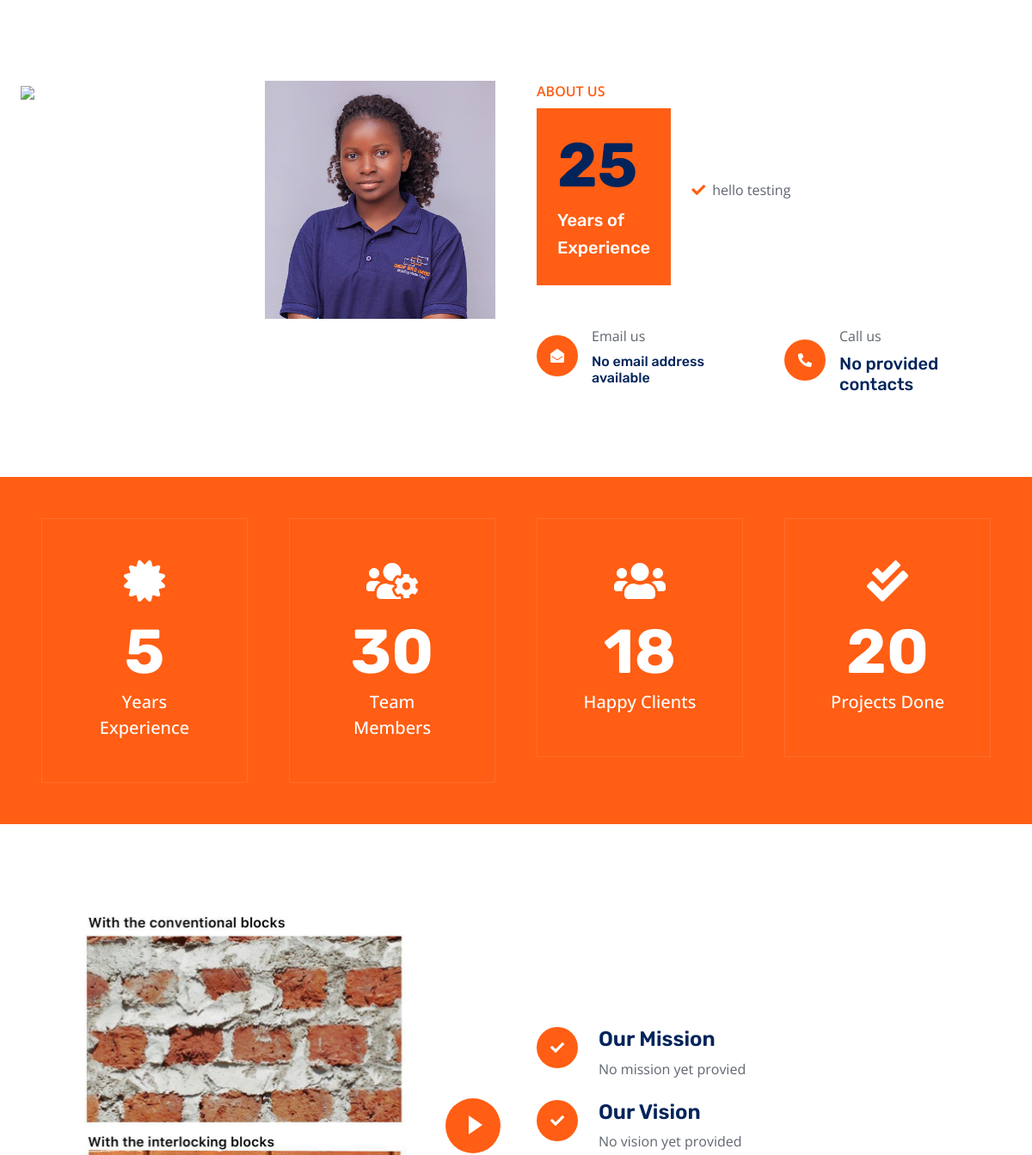
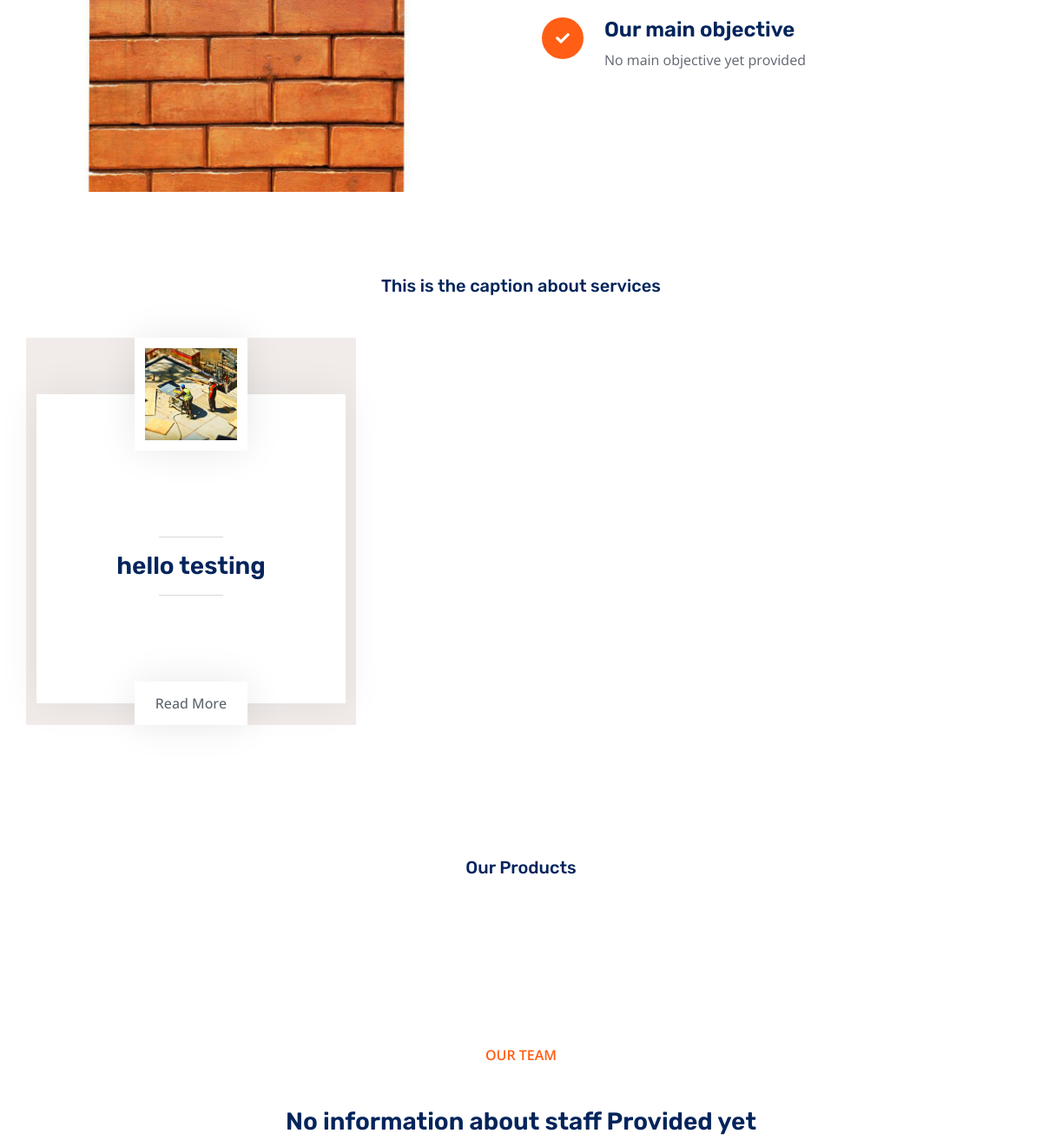
The app's page / (middle part), older data (2 pictures, top to bottom).
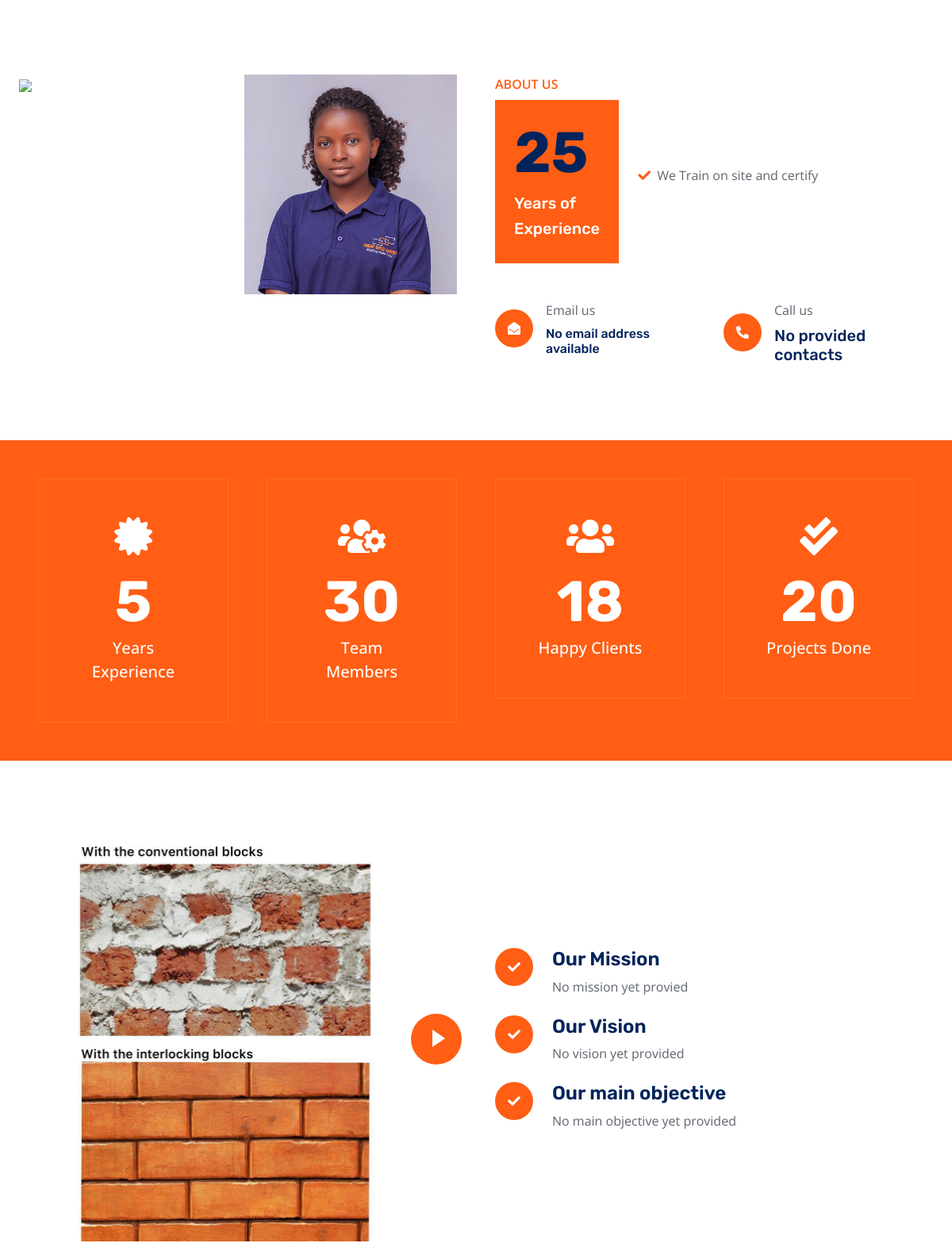
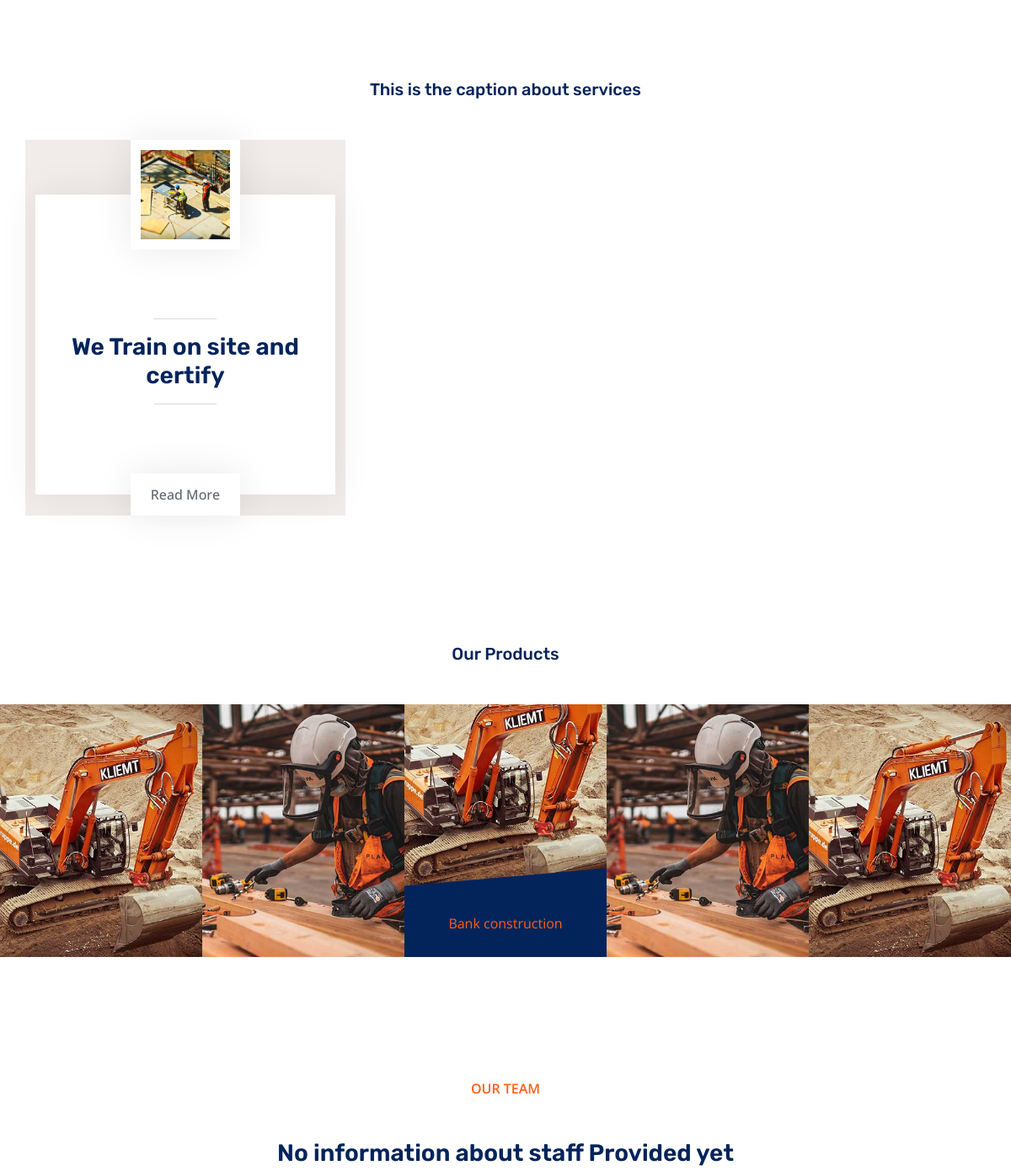
The same page, newer data (2 pictures, top to bottom).
### mainweb/models.py (models this page shows, shortened)
class Timez(models.Model):
    id = models.UUIDField(primary_key=True, default=uuid.uuid4, editable=False)
    created = models.DateField(auto_now_add=True, auto_now=False)
    updated = models.DateField(auto_now_add=False, auto_now=True)
    class Meta:
        abstract = True  # Make Timez model abstract

class Services(Timez):
	title        = models.CharField(max_length=200,null=True, blank=True)
	slug         = models.SlugField(max_length=200, unique_for_date='publish')
	body         = RichTextField()
	image        = models.ImageField(upload_to='media/Services', null=True, blank=True)
	publish      = models.DateTimeField(default=timezone.now)
	class Meta:
		verbose_name_plural = '09. Services'

class ServeCaptin(Timez):
	title        = models.CharField(max_length=200,null=True, blank=True)
	class Meta:
		verbose_name_plural = '08. Services Caption'

class Projects(Timez):
	STATUS_CHOICES = (
		('finshed', 'Finished'),
		('pending', 'Pending'),
		)
	VIEW_CHOICES = (
		('interior', 'Interior'),
		('exterior', 'Exterior'),
		)
	title        = models.CharField(max_length=200)
	slug         = models.SlugField(max_length=200, unique_for_date='publish')
	design_view  = models.CharField(choices=VIEW_CHOICES, max_length=225)
	body         = RichTextField()
	image        = models.ImageField(upload_to='media/projcects')
	publish      = models.DateTimeField(default=timezone.now)
	status       = models.CharField(max_length=10, choices=STATUS_CHOICES, default='finshed')
	started      = models.DateField(default=timezone.now)
	class Meta:
		verbose_name_plural = '10. Projects'

### mainweb/views.py (the view)
# urls.py: path("",views.Home_view, name="homepage"),
def Home_view(request):
	context = get_contact_info()
	return render(request, 'mainweb/index.html',context)

### mainweb/templates/mainweb/index.html (shortened to what this page needs)
{% extends 'mainweb/main.html'  %}
{% load static %}
{% block content %}
{% include 'mainweb/background.html' %}
    <div class="container-xxl py-5">
        <div class="container">
            <div class="row g-5 align-items-center">
                <div class="col-lg-6 wow fadeInUp" data-wow-delay="0.1s">
                    <div class="position-relative me-lg-4">
                        <img class="img-fluid w-100" src="{% static 'img/feature.jpeg' %}" alt="">
                        <button type="button" class="btn-play" data-bs-toggle="modal"
                            data-src="https://www.youtube.com/embed/DWRcNpR6Kdc" data-bs-target="#videoModal">
                            <span></span>
                        </button>
                    </div>
                </div>
                <div class="col-lg-6 wow fadeInUp" data-wow-delay="0.5s">
                    <div class="row gy-4">
                        <div class="col-12">
                            <div class="d-flex">
                                <div class="flex-shrink-0 btn-lg-square rounded-circle bg-primary">
                                    <i class="fa fa-check text-white"></i>
                                </div>
                                <div class="ms-4">
                                    <h4>Our Mission</h4>
                                    {% if msn %}
                                        {% for info in msn %}
                                            <span>{{info.body}}</span>
                                        {% endfor %}
                                    {% else %}
                                    <span>No mission yet provied</span>
                                    {% endif %}
                                </div>
                            </div>
                        </div>
                        <div class="col-12">
                            <div class="d-flex">
                                <div class="flex-shrink-0 tc btn-lg-square rounded-circle bg-primary">
                                    <i class="fa fa-check text-white"></i>
                                </div>
                                <div class="ms-4">
                                    <h4>Our Vision</h4>
                                    {% if vsn %}
                                        {% for info in vsn %}
                                            <span>{{info.body}}</span>
                                        {% endfor %}
                                    {% else %}
                                    <span>No vision yet provided</span>
                                    {% endif %}
                                </div>
                            </div>
                        </div>
                        <div class="col-12">
                            <div class="d-flex">
                                <div class="flex-shrink-0 btn-lg-square rounded-circle bg-primary">
                                    <i class="fa fa-check text-white"></i>
                                </div>
                                <div class="ms-4">
                                    <h4>Our main objective</h4>
                                    {% if objz %}
                                        {% for info in objz %}
                                            <span>{{info.body|safe}}</span>
                                        {% endfor %}
                                    {% else %}
                                        <span>No main objective yet provided</span>
                                    {% endif %}
                                </div>
                            </div>
                        </div>
                    </div>
                </div>
            </div>
        </div>
    </div>
    {% include 'mainweb/addservices.html' %}
    {% include 'mainweb/addproject.html' %}
    {% include 'mainweb/addstaff.html' %}
{% endblock %}

### mainweb/templates/mainweb/background.html (shortened to what the changed rows need)
{% load static %}
<div class="container-xxl py-5">
    <div class="container-fluid">
        <div class="row g-5">
            <div class="col-lg-6 wow fadeIn" data-wow-delay="0.5s">
                <div class="d-flex align-items-center mb-4">
                    <div class="flex-shrink-0 bg-primary p-4">
                        <h1 class="display-2">25</h1>
                    </div>
                    <div class="ms-4">
                        {% if service %}
                            {% for serving in service|slice:":4" %}
                            <p><i class="fa fa-check text-primary me-2"></i>{{serving.title}}</p>
                            {% endfor %}
                        {% else %}
                            <h1>No services posted now</h1>
                        {% endif %}
                    </div>
                </div>
            </div>
        </div>
    </div>
</div>
<div class="container-fluid facts bg-primary my-5 p-5">
    <div class="row g-5">
        <div class="col-md-6 col-xl-3 wow fadeIn" data-wow-delay="0.1s">
            <div class="text-center border p-5">
                <h1 class="display-2 text-white mb-0" data-toggle="counter-up">5</h1>
            </div>
        </div>
        <div class="col-md-6 col-xl-3 wow fadeIn" data-wow-delay="0.3s">
            <div class="text-center border p-5">
                <h1 class="display-2 text-white mb-0" data-toggle="counter-up">30</h1>
            </div>
        </div>
        <div class="col-md-6 col-xl-3 wow fadeIn" data-wow-delay="0.5s">
            <div class="text-center border p-5">
                <h1 class="display-2 text-white mb-0" data-toggle="counter-up">18</h1>
            </div>
        </div>
        <div class="col-md-6 col-xl-3 wow fadeIn" data-wow-delay="0.7s">
            <div class="text-center border p-5">
                <h1 class="display-2 text-white mb-0" data-toggle="counter-up">20</h1>
            </div>
        </div>
    </div>
</div>

### mainweb/templates/mainweb/addservices.html (shortened to what this page needs)
{% load static %}
<div class="container-xxl py-5">
    <div class="container">
            {% include 'mainweb/addservice_caption.html' %}
        <div class="row gy-5 gx-4">
            {% for item in serviceh %}
            <div class="col-md-6 col-lg-4 wow fadeInUp" data-wow-delay="0.1s" style="background-color: rgb(241, 236, 234);">
                <div class="service-item">
                    <div class="service-img">
                        <img class="img-fluid" src="{{item.image.url}}" alt="">
                    </div>
                    <div class="service-detail">
                        <div class="service-title">
                            <hr class="w-25">
                            <h3 class="mb-0">{{item.title}}</h3>
                            <hr class="w-25">
                        </div>
                    </div>
                    <a class="btn btn-light" href="{% url 'mainweb:service_details' item.id  %}">Read More</a>
                </div>
            </div>
            {% endfor %}
        </div>
    </div>
</div>

### mainweb/templates/mainweb/addservice_caption.html (shortened to what this page needs)
<div class="text-center mx-auto pb-4 wow fadeInUp" data-wow-delay="0.1s" style="max-width: 600px;">
    {% if servcapt %}
        {% for capt in servcapt %}
            <h5 class="display-0 mb-4">{{capt.title}}</h5>
        {% endfor %}
    {% endif %}
</div>

### mainweb/templates/mainweb/addproject.html (shortened to what this page needs)
{% load static %}
<div class="container-fluid py-5 my-5 px-0">
    <div class="text-center mx-auto wow fadeIn" data-wow-delay="0.1s" style="max-width: 600px;">
        <h5 class="display-0 mb-5">Our Products</h5>
    </div>
    <div class="owl-carousel project-carousel bg-dark wow fadeIn" data-wow-delay="0.1s">
    {% if project %}
        {% for item in project %}
        <a class="project-item" href="{% url 'mainweb:project_details' item.id %}">
            <img class="img-fluid" src="{{item.image.url}}" alt="">
            <div class="project-title">
                <p class="text-primary mb-0">{{item.title}}</p>
            </div>
        </a>
        {% endfor %}
    {% endif %}
    </div>
</div>

Row changes from the older to the newer data that the page shows:
changed Services: title "hello testing" → "We Train on site and certify"
added Projects: image (picture), title "Bank construction"
added Projects: image (picture)
